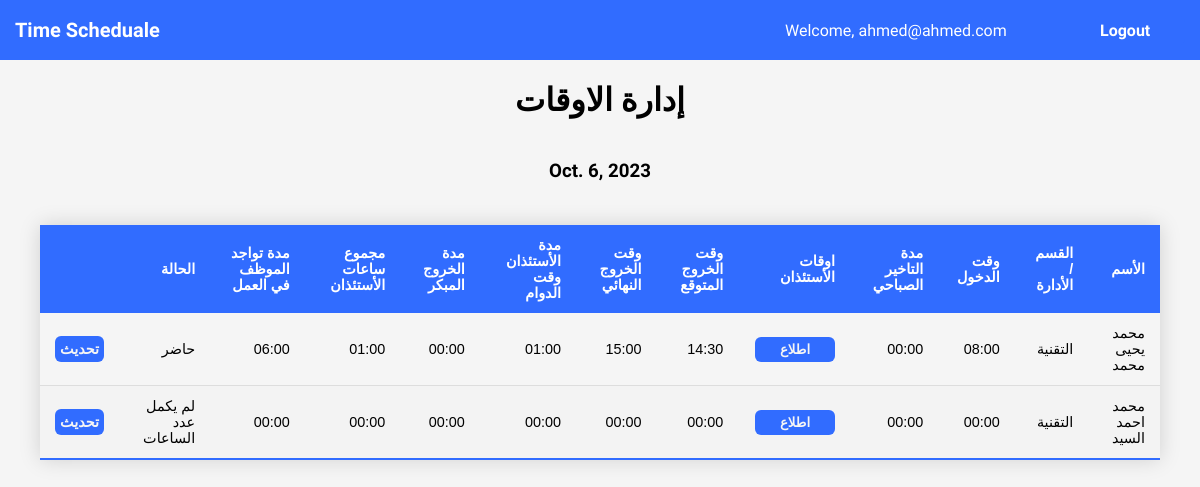
Screenshot of /managment/ (signed in) with the database file from the repository.
### accounts/models.py (models this page shows, shortened)
class UserAccount(AbstractBaseUser, PermissionsMixin):
    email = models.EmailField(max_length=255, unique=True)
    name = models.CharField(max_length=255)
    is_active = models.BooleanField(default=False)
    is_staff = models.BooleanField(default=False)
    is_data = models.BooleanField(default=False)
    is_permit = models.BooleanField(default=False)
    is_info = models.BooleanField(default=False)
    objects = UserAccountManager()
    USERNAME_FIELD = 'email'
    REQUIRED_FIELDS = ['name']

### employee/models.py (models this page shows, shortened)
class Employee(models.Model):
    name = models.CharField(max_length=300, null=True, blank=True)
    civil_id = models.CharField(max_length=300, null=True, blank=True)
    department = models.CharField(max_length=300, null=True, blank=True)
    enterance_time = models.TimeField(default=time(0,0) , null=True, blank=True)
    permission_leaving_time = models.TimeField(default=time(0,0), null=True, blank=True)
    permission_entering_time = models.TimeField(default=time(0,0), null=True, blank=True)
    is_permit_private_1 = models.BooleanField(default=True, null=True, blank=True)
    is_permit_hospital_1 = models.BooleanField(default=False, null=True, blank=True)
    is_permit_official_1 = models.BooleanField(default=False, null=True, blank=True)
    permission_leaving_time_2 = models.TimeField(default=time(0,0), null=True, blank=True)
    permission_entering_time_2 = models.TimeField(default=time(0,0), null=True, blank=True)
    is_permit_private_2 = models.BooleanField(default=True, null=True, blank=True)
    is_permit_hospital_2 = models.BooleanField(default=False, null=True, blank=True)
    is_permit_official_2 = models.BooleanField(default=False, null=True, blank=True)
    permission_leaving_time_3 = models.TimeField(default=time(0,0), null=True, blank=True)
    permission_entering_time_3 = models.TimeField(default=time(0,0), null=True, blank=True)
    is_permit_private_3 = models.BooleanField(default=True, null=True, blank=True)
    is_permit_hospital_3 = models.BooleanField(default=False, null=True, blank=True)
    is_permit_official_3 = models.BooleanField(default=False, null=True, blank=True)
    final_leaving_time = models.TimeField(default=time(0,0),null=True, blank=True)
    created_date = models.DateTimeField(default=timezone.now)
    def calculate_morning_delay_time(self):
        if self.enterance_time > time(8,30):
            datetime1 = datetime.combine(datetime.today(), self.enterance_time)
            datetime2 = datetime.combine(datetime.today(), time(8, 30))
            time_difference = datetime1 - datetime2
            hours, remainder = divmod(time_difference.seconds, 3600)
            minutes, _ = divmod(remainder, 60)
            formatted_time = f'{hours:02}:{minutes:02}'
            return formatted_time
        else:
            return "00:00"
    def expected_leaving_time(self):
        if self.enterance_time == time(0,0):
            return "00:00"
        elif self.enterance_time <= time(8):
            return "14:30"
    def permission_duration(self):
        permit1_datetime1 = datetime.combine(datetime.today(), self.permission_entering_time)
        permit1_datetime2 = datetime.combine(datetime.today(), self.permission_leaving_time)
        if self.is_permit_private_1 == True:
            time_difference_1 = permit1_datetime1 - permit1_datetime2
        else:
            time_difference_1 = timedelta(hours=0, minutes=0)
        permit2_datetime1 = datetime.combine(datetime.today(), self.permission_entering_time_2)
        permit2_datetime2 = datetime.combine(datetime.today(), self.permission_leaving_time_2)
        if self.is_permit_private_2 == True:
            time_difference_2 = permit2_datetime1 - permit2_datetime2
        else:
            time_difference_2 = timedelta(hours=0, minutes=0)
        permit3_datetime1 = datetime.combine(datetime.today(), self.permission_entering_time_3)
        permit3_datetime2 = datetime.combine(datetime.today(), self.permission_leaving_time_3)
        if self.is_permit_private_3 == True:
            time_difference_3 = permit3_datetime1 - permit3_datetime2
        else:
            time_difference_3 = timedelta(hours=0, minutes=0)
        total = time_difference_1 + time_difference_2 + time_difference_3
        hours, remainder = divmod(total.seconds, 3600)
        minutes, _ = divmod(remainder, 60)
        formatted_time = f'{hours:02}:{minutes:02}'
        return formatted_time
    def early_leaving_time(self):
        time_difference = timedelta(hours=0, minutes=0)
        format_string = "%H:%M"
        h_expecting_time = datetime.strptime(self.expected_leaving_time(), format_string).time()
        i_final_leaving_time = self.final_leaving_time
        if i_final_leaving_time <= time(15,0):
            if i_final_leaving_time == time(0,0):
                time_difference = timedelta(hours=0, minutes=0)
            elif i_final_leaving_time <= time(14,30):
                time_difference = datetime.combine(datetime.today(), h_expecting_time) - datetime.combine(datetime.today(), i_final_leaving_time)
            elif i_final_leaving_time  >= h_expecting_time:
                time_difference = timedelta(hours=0, minutes=0)
            else:
                time_difference = datetime.combine(datetime.today(), h_expecting_time) - datetime.combine(datetime.today(), i_final_leaving_time)
        else:
            time_difference = timedelta(hours=0, minutes=0)
        result_time = "{:02}:{:02}".format(time_difference.seconds // 3600, (time_difference.seconds // 60) % 60)
        return(result_time)
    def whole_permission_duration(self):
        format_string = "%H:%M"
        delay_morning= datetime.strptime(self.calculate_morning_delay_time(), format_string).time()
        permission_duration = datetime.strptime(self.permission_duration(), format_string).time()
        early_leaving = datetime.strptime(self.early_leaving_time(), format_string).time()
        total_seconds = delay_morning.hour * 3600 + delay_morning.minute * 60 + delay_morning.second + \
                permission_duration.hour * 3600 + permission_duration.minute * 60 + permission_duration.second + \
                early_leaving.hour * 3600 + early_leaving.minute * 60 + early_leaving.second
        hours, remainder = divmod(total_seconds, 3600)
        minutes, seconds = divmod(remainder, 60)
        sum_time = timedelta(hours=hours, minutes=minutes, seconds=seconds)
        result_time = "{:02}:{:02}".format(sum_time.seconds // 3600, (sum_time.seconds // 60) % 60)
        return result_time
    def staying_in_job_duration(self):
        format_string = "%H:%M"
        enterance_time_value = datetime.combine(datetime.today(), self.enterance_time)
        final_leaving_time = datetime.combine(datetime.today(), self.final_leaving_time)
        permission_duration_str = self.permission_duration()
        permission_duration_parts = permission_duration_str.split(":")
        permission_duration_timedelta = timedelta(hours=int(permission_duration_parts[0]), minutes=int(permission_duration_parts[1]))
        if self.enterance_time >= time(8, 0):
            if self.final_leaving_time <= time(15, 0):
                final_leaving_time = datetime.combine(datetime.today(), self.final_leaving_time)  # Convert to datetime
                time_diff = final_leaving_time - enterance_time_value - permission_duration_timedelta
            else:
                time_diff = datetime.combine(datetime.today(), time(15, 0)) - enterance_time_value - permission_duration_timedelta
        elif self.enterance_time == time(0,0) and self.final_leaving_time == time(0,0):
            time_diff = timedelta(hours=0, minutes=0)
        else:
            time_diff = datetime.combine(datetime.today(), time(15, 0)) - datetime.combine(datetime.today(), time(8, 0)) - permission_duration_timedelta
        result_time = "{:02}:{:02}".format(time_diff.seconds // 3600, (time_diff.seconds // 60) % 60)
        return result_time
    def staying_condition(self):
        status = ""
        format_string = "%H:%M"
        staying_in_work= datetime.strptime(self.staying_in_job_duration(), format_string).time()
        if staying_in_work >= time(5,0):
            status = "حاضر"
        else:
            status = "لم يكمل عدد الساعات"
        return status

### managment/views.py (the view, shortened to what this page needs)
# urls.py: path("", IndexView.as_view(), name="managment_index"),
class IndexView(View):
    def get(self, request):
        employee = Employee.objects.all()
        employee_today = Employee.objects.filter(created_date__date = today)
        if employee_today.exists():
            return render(request, "managment/index.html", context={"employee_today":employee_today, "date":today})
        else:
            return render(request, "managment/index.html")

### templates/managment/index.html (shortened to what this page needs)
{% extends 'base.html' %}
{% load static %}
{% block content %}
<link rel="stylesheet" href="{% static 'css/managment.css' %}" />
{% include "navebar.html" %}
<div class = "container">
    <div class="wrapper">
        <h1>إدارة الاوقات</h1>
    {% if employee_today|length == 0 %}
    <form method = "POST" action = ".">
        {% csrf_token %}
        <button type = "submit">إنشاء جدول جديد</button>
    </form>
    {% else %}
    <h3>{{date}}</h3>
    <div dir = "rtl" class = "table-container">
        <table class="styled-table">
            <thead>
                <tr>
                    <th>الأسم</th>
                    <th>القسم / الأدارة</th>
                    <th>وقت الدخول</th>
                    <th>مدة التاخير الصباحي</th>
                    <th>اوقات الأستئذان</th>
                    <th>وقت الخروج المتوقع</th>
                    <th>وقت الخروج النهائي</th>
                    <th>مدة الأستئذان وقت الدوام</th>
                    <th>مدة الخروج المبكر</th>
                    <th>مجموع ساعات الأستئذان</th>
                    <th>مدة تواجد الموظف في العمل</th>
                    <th>الحالة</th>
                    <th></th>
                </tr>
            </thead>
            <tbody>
                {% for employee in employee_today %}
                <tr>
                    <td>{{employee.name}}</td>
                    <td>{{employee.department}}</td>
                    <td>{{employee.enterance_time|time:"H:i"}}</td>
                    <td>{{employee.calculate_morning_delay_time}}</td>
                    <td><button class="look" employeeID = {{employee.id}}>اطلاع</button></td>
                    <td>{{employee.expected_leaving_time}}</td>
                    <td>{{employee.final_leaving_time|time:"H:i"}}</td>
                    <td>{{employee.permission_duration}}</td>
                    <td>{{employee.early_leaving_time}}</td>
                    <td>{{employee.whole_permission_duration}}</td>
                    <td>{{employee.staying_in_job_duration}}</td>
                    <td>{{employee.staying_condition}}</td>
                    <td><a href="{% url 'managment_update' employee.id %}">تحديث</a></td>
                </tr>
                {% endfor %}
            </tbody>
        </table>
    </div>
    {% endif %}
    </div>
</div>
{% endblock content %}

### templates/navebar.html
{% load static %}
<link rel="stylesheet" href="{% static 'css/nav.css' %}" />
<div class="nav-container">
  <h1>Time Scheduale</h1>
  <div class="user">
    {% if user.is_authenticated  %}
    <p>Welcome, {{user.email}}</p>
    {% endif %}
    <a href="{% url 'logout_page' %}">Logout</a>
  </div>
</div>

### static/css/managment.css (style rules this page uses)
body { box-sizing: border-box; padding: 0; margin: 0; font-family: "Crete Round", serif; font-family: "Signika Negative", sans-serif; height: 100vh; }
.container { display: flex; align-items: center; flex-direction: column; background-color: #f5f5f5; }
.container .wrapper { width: 100%; height: 100vh; display: flex; align-items: center; justify-items: center; flex-direction: column; }
.table-container { margin: 0 40px; }
.styled-table { border-collapse: collapse; margin: 25px 0; font-size: 0.9em; font-family: sans-serif; min-width: 400px; box-shadow: 0 0 20px rgba(0, 0, 0, 0.15); }
.styled-table thead tr { background-color: rgba(49, 108, 255, 255); color: #ffffff; text-align: right; }
.styled-table th, .styled-table td { padding: 12px 15px; }
.styled-table tbody tr { border-bottom: 1px solid #dddddd; }
.styled-table tbody tr:nth-of-type(even) { background-color: #f3f3f3; }
.styled-table tbody tr:last-of-type { border-bottom: 2px solid rgba(49, 108, 255, 255); }
button { background-color: rgba(49, 108, 255, 255); color: #f5f5f5; width: 80px; border-radius: 6px; padding: 5px; font-weight: 600; border: none; outline: none; cursor: pointer; }
a { background-color: rgba(49, 108, 255, 255); color: #f5f5f5; width: 80px; border-radius: 6px; padding: 5px; font-weight: 600; border: none; outline: none; text-decoration: none; }

### static/css/nav.css (style rules this page uses)
.nav-container { background-color: rgba(49, 108, 255, 255);; height: 60px; margin: 0; padding: 0; box-sizing: border-box; display: flex; flex-direction: row; align-items: center; color: white; justify-content: space-between; padding-left: 15px; padding-right: 15px; }
.nav-container h1 { margin: 0; padding: 0; font-size: 20px; font-family: 700; }
.nav-container .user { display: flex; flex-direction: row; justify-content: space-between; align-items: center; min-width: 400px; font-weight: 300; }
.nav-container .user a { text-decoration: none; color: white; font-weight: 700; }

### rows the page displays
UserAccount: email "ahmed@ahmed.com", last_login "Oct. 6, 2023"
Employee: name "محمد يحيى محمد", department "التقنية", enterance_time "08:00", calculate_morning_delay_time "00:00", expected_leaving_time "14:30", final_leaving_time "15:00", permission_duration "01:00", early_leaving_time "00:00", whole_permission_duration "01:00", staying_in_job_duration "06:00", staying_condition "حاضر"
Employee: name "محمد احمد السيد", department "التقنية", enterance_time "00:00", calculate_morning_delay_time "00:00", expected_leaving_time "00:00", final_leaving_time "00:00", permission_duration "00:00", early_leaving_time "00:00", whole_permission_duration "00:00", staying_in_job_duration "00:00", staying_condition "لم يكمل عدد الساعات"
